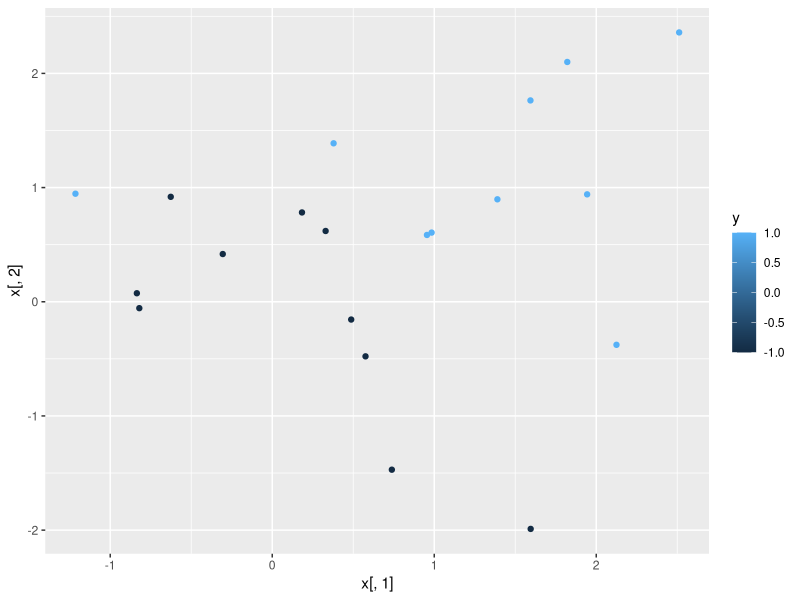
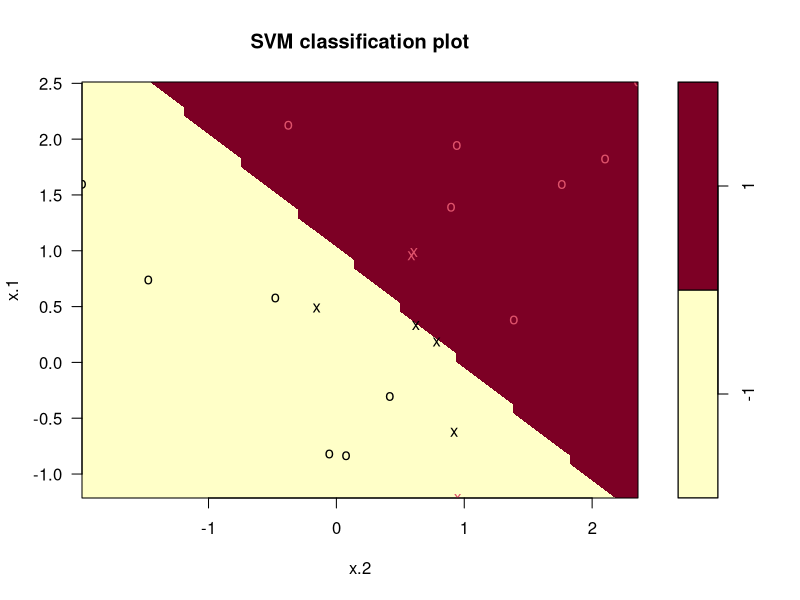
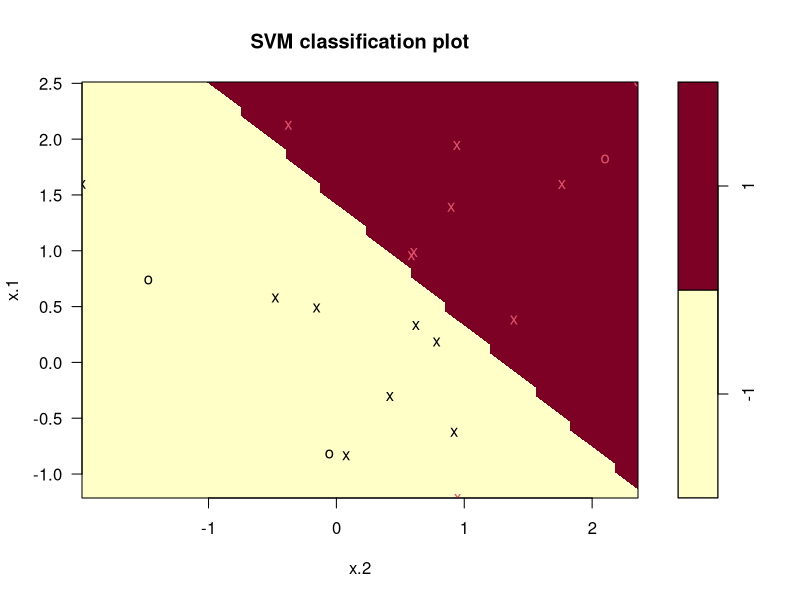
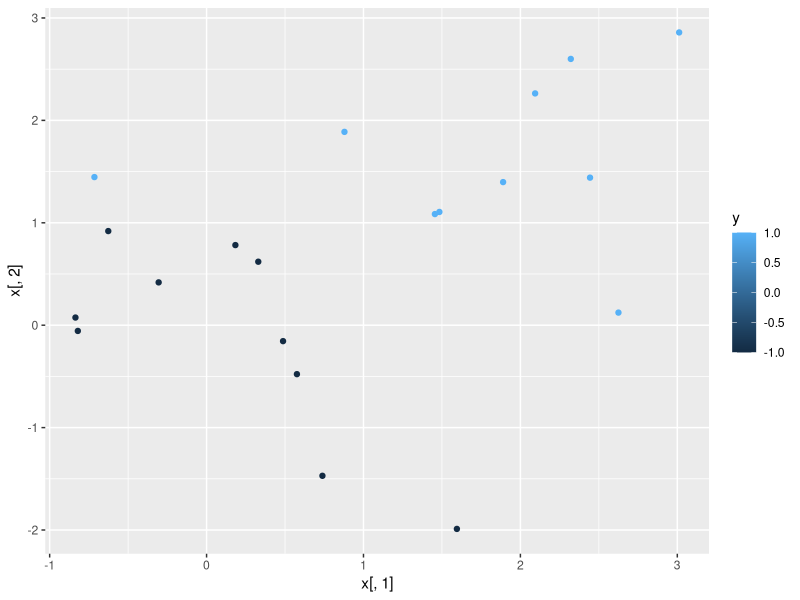
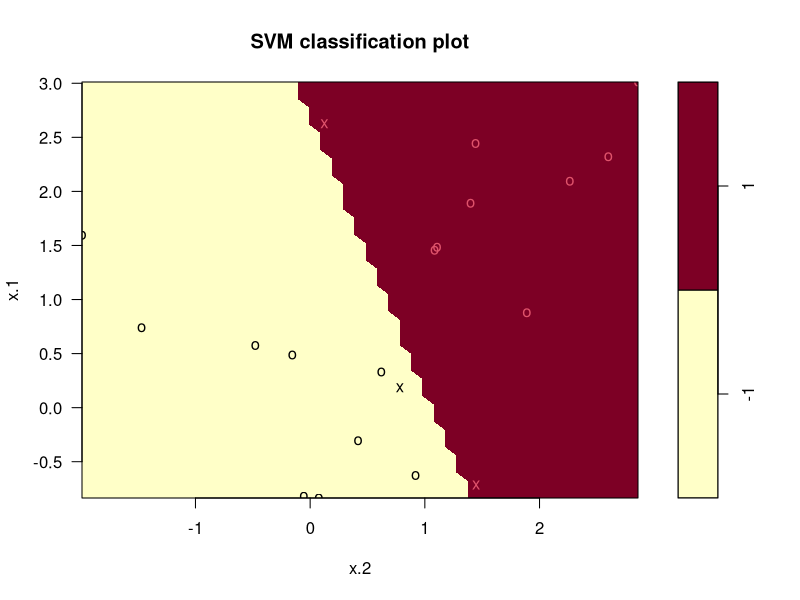
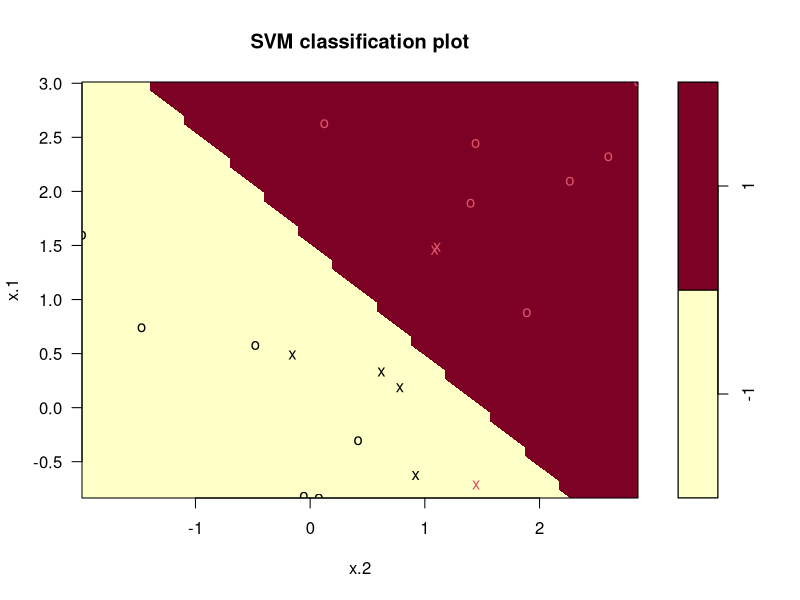
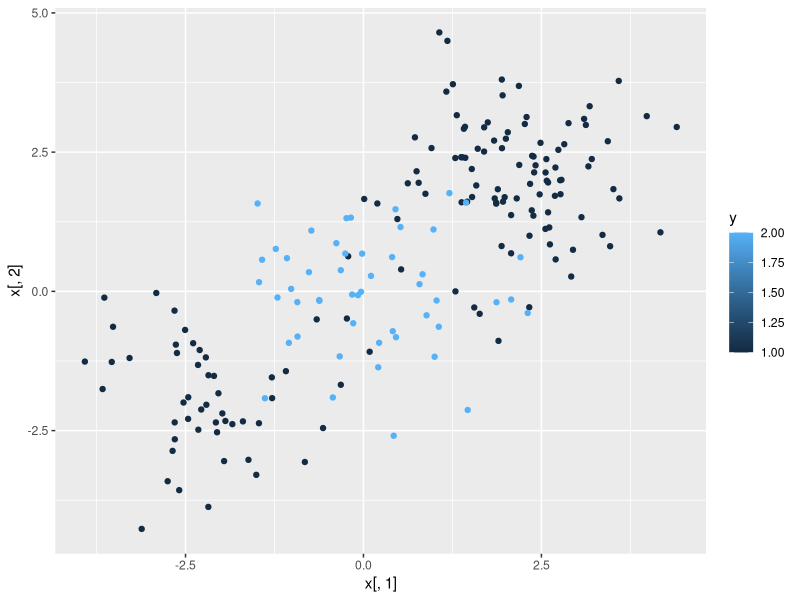
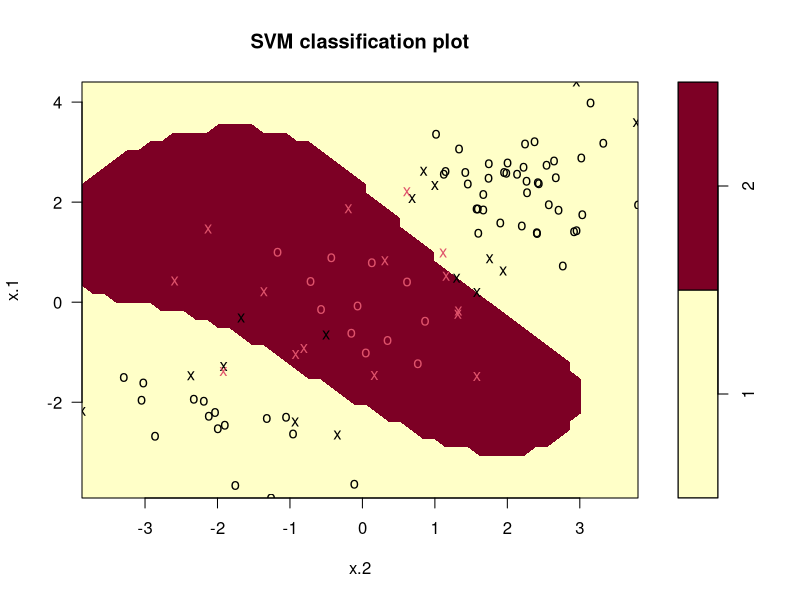

Reproduce these figures in R, in order.
suppressPackageStartupMessages(library(e1071))
suppressPackageStartupMessages(library(ggplot2))
suppressPackageStartupMessages(library(caret))

################################################################################
############################ SUPPORT VECTOR CLASSIFIER #########################
################################################################################

set.seed(1)

# generate data
x <- matrix(rnorm(20*2), ncol = 2)
y <- c(rep(-1, 10), rep(1, 10))
x[y==1, ] = x[y==1, ] + 1

# plot data
qplot(x[, 1], x[, 2], color = y)

dat <- data.frame(x = x, y = as.factor(y))    
svmfit <- svm(y ~ .,
              data = dat,
              kernel = 'linear',
              cost = 10,
              scale = FALSE)

# plot model
plot(svmfit, dat)

# indices of support vectors
svmfit$index

summary(svmfit)

# adjust cost parameter
svmfit <- svm(y ~ .,
              data = dat,
              kernel = "linear",
              cost = 0.1,
              scale = FALSE)
plot(svmfit, dat)

# cross validation for range of cost argument (C parameter)
set.seed(1)
tune.out <- tune(svm,
                 y ~ .,
                 data = dat,
                 kernel = "linear",
                 ranges = list(cost = c(0.001, 0.01, 0.1, 1.5, 10, 100)))
summary(tune.out)

best.model <- tune.out$best.model
summary(best.model)

# create test data
x.test <- matrix(rnorm(20*2), ncol = 2)
y.test <- sample(c(-1, 1), 20, rep = TRUE)
x.test[y.test == 1,] = x.test[y.test == 1, ] + 1
testdat <- data.frame(x = x.test, y = as.factor(y.test))

# predict with best model
y.hat <- predict(best.model, testdat)
confusionMatrix(data = as.factor(y.hat),
                reference = testdat$y)$table

svmfit <- svm(y ~ .,
              data = dat,
              kernel = "linear",
              cost = 0.01,
              scale=FALSE)

y.hat <- predict(svmfit, testdat)
confusionMatrix(data = as.factor(y.hat),
                reference = testdat$y)$table

# linearly separable case
x[y==1, ] = x[y==1, ] + 0.5
qplot(x[, 1], x[, 2], color = y)

dat <- data.frame(x = x, y = as.factor(y))

svmfit <- svm(y ~ .,
              data = dat,
              kernel = "linear",
              cost = 1e5)
summary(svmfit)

plot(svmfit, dat)

# smaller cost for violations to margin/hyperplane
svmfit <- svm(y ~ .,
              data = dat,
              kernel = "linear",
              cost = 1)
summary(svmfit)

plot(svmfit, dat)

################################################################################
############################ SUPPORT VECTOR MACHINE ############################
################################################################################

set.seed(1)
x <- matrix(rnorm(200*2), ncol = 2)
x[1:100, ] = x[1:100,] + 2
x[101:150, ] = x[101:150, ] - 2

y <- c(rep(1, 150), rep(2, 50))
dat <- data.frame(x = x, y = as.factor(y))

# plot data
qplot(x[, 1], x[, 2], color = y)

# train test split

train <- sample(200, 100)
svmfit <- svm(y ~ .,
              data = dat[train, ],
              kernel = 'radial',
              gamma = 1,
              cost = 1)

# plot model
plot(svmfit, dat[train, ])

summary(svmfit)

# try lower tolerance for violations to the margin/hyperplane
svmfit <- svm(y ~ .,
              data = dat[train, ],
              kernel = 'radial',
              gamma = 1,
              cost = 1e5)

# plot model
plot(svmfit, dat[train, ])

# cross validation for non-linear SVM
tune.out <- tune(svm,
                 y ~ .,
                 data = dat[train, ],
                 kernel = 'radial',
                 ranges = list(cost = c(0.1, 1, 10, 100, 1000),
                               gamma = c(0.5, 1, 2, 3, 4)))
summary(tune.out)

# predictions
y.hat <- predict(tune.out$best.model, newdata = dat[-train, ])
